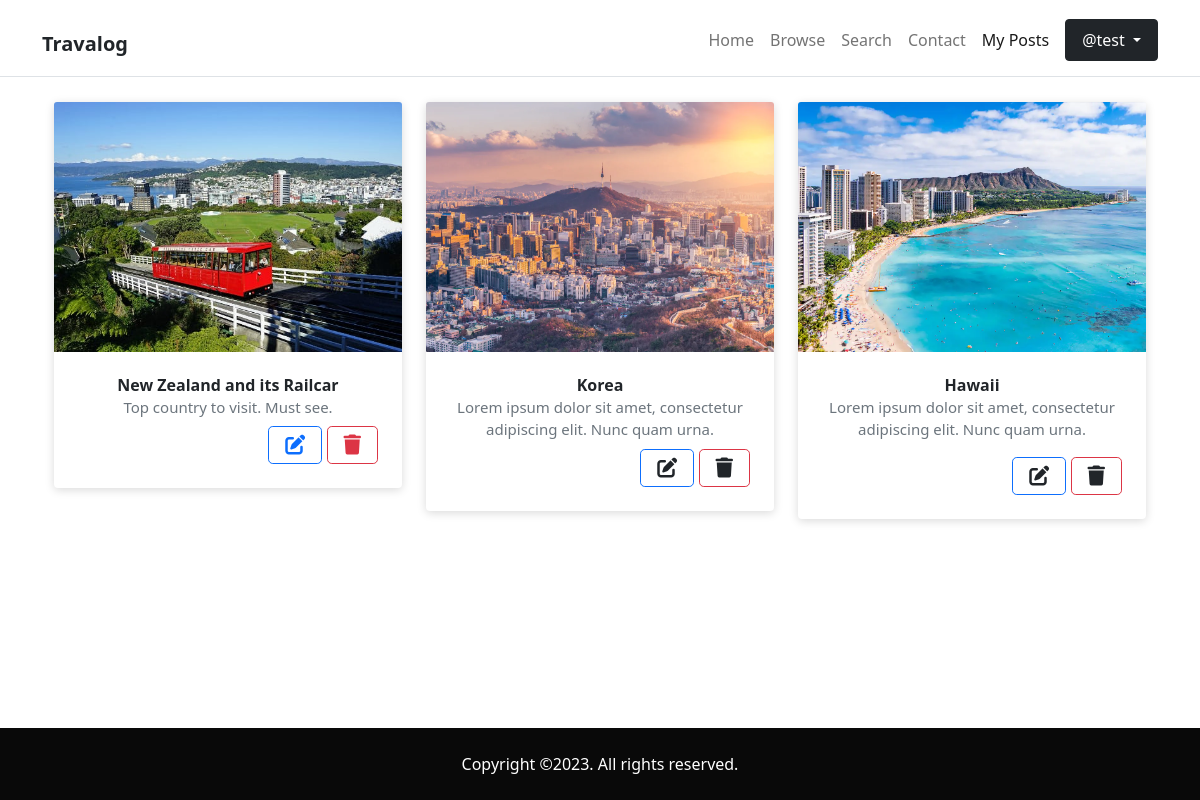
/my_posts.php (signed in), run on an earlier commit of the app's database.
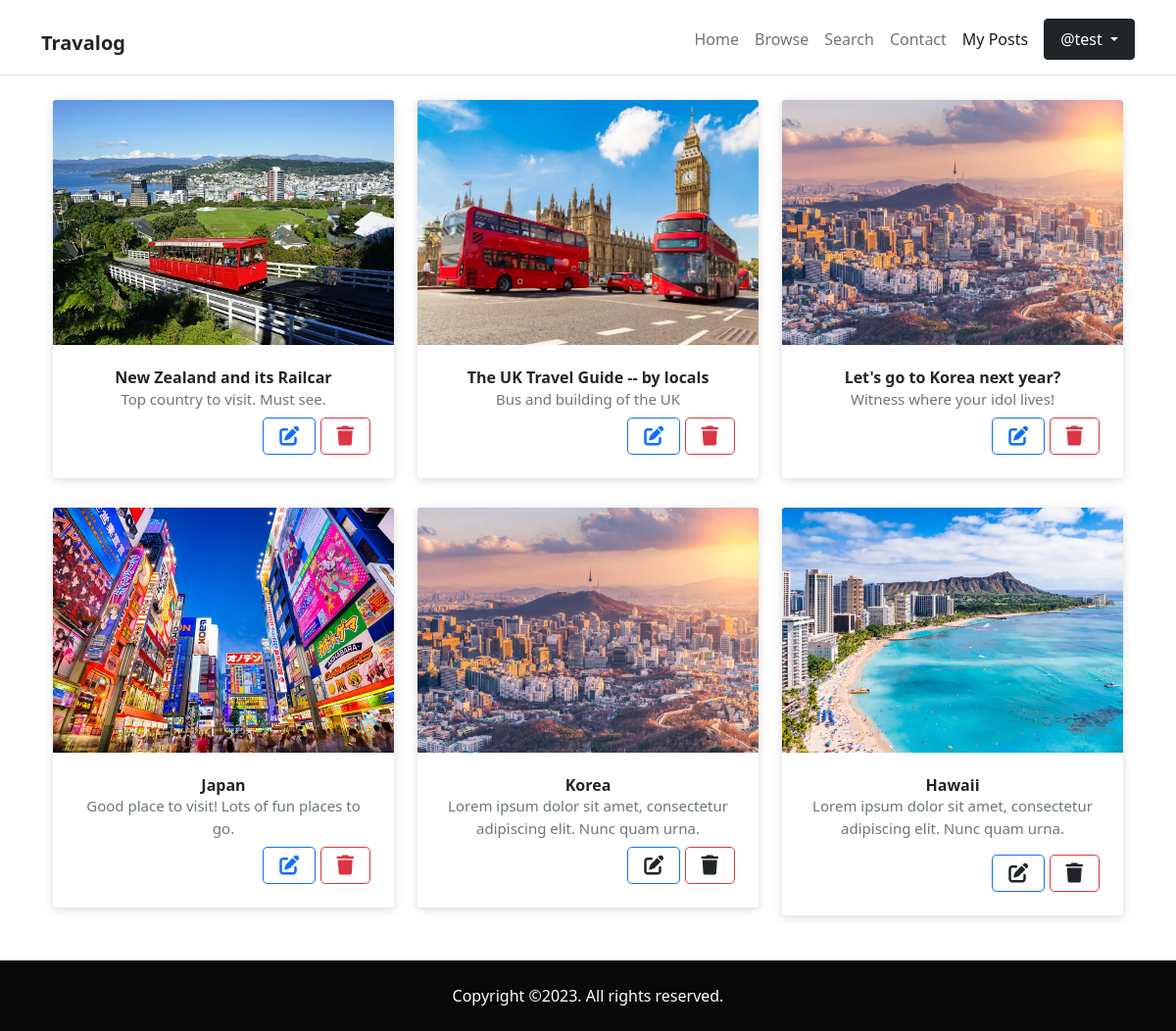
And on a later commit of the database.
### tables this page shows
CREATE TABLE `posts` (
  `postid` int(128) NOT NULL,
  `userid` int(128) NOT NULL,
  `title` varchar(255) NOT NULL,
  `caption` mediumtext NOT NULL,
  `content` longtext NOT NULL,
  `location` text NOT NULL,
  `continent` varchar(20) NOT NULL,
  `image` text NOT NULL,
  `tag` text NOT NULL,
  `createdtime` bigint(20) NOT NULL,
  `viewcount` int(11) NOT NULL
);

### helper_list_post.php (the view, shortened to what this page needs)
<?php
function buildHTMLPostPreview($posts, $edit=false){
    foreach ($posts as $post) {
        $output = "";
        $title = htmlentities($post->title);
        $output .= <<< HEADERPOST
        <div class="col-md-6 col-lg-4">
            <div class="card border-0 transform-on-hover">
                <picture>
                    <img src="$post->image" alt="Card Image" class="card-img-top">
                </picture>
                <div class="card-body">
                    <h6>$title</h6>
        HEADERPOST;
        $caption = htmlentities($post->caption);
        $output .= '<p class="text-muted card-text mb-2">'.$caption.'</p>';
        if ($edit){
            $output .= <<< BUTTONSACTION
                    <div class="float-end">
                        <button onclick="window.location.href='edit_post.php?id=$post->postid';" class="fa fa-edit btn btn-lg btn-outline-primary stretched-link"></button>
                        <button class="fa fa-trash btn btn-lg btn-outline-danger" style="position: relative; z-index: 1000;"
                        data-bs-toggle="modal" data-bs-target="#deleteModal" data-bs-postid="$post->postid" aria-hidden="true"></button>
                    </div>
            BUTTONSACTION;
        } else {
            $output .= '<a href="post.php?id=' . $post->postid . '" class="btn btn-outline-primary btn-rounded px-3 py-1 stretched-link"><small>View post</small></a>';
        }
        $output .= <<< ENDPOST
                </div>
            </div>
        </div>
        ENDPOST;
        echo $output;
    }
}
function listMyPostPreview($conn){
    $userid = $_SESSION["userid"];
    $stmt = $conn->prepare("SELECT posts.postid, title, caption, image, AVG(ratings.rating) AS avg_rating FROM posts
    LEFT JOIN ratings ON posts.postid=ratings.postid
    WHERE posts.userid=?
    GROUP BY posts.postid");
    $stmt->bind_param("s", $userid);
    if (!$stmt->execute()){
        return null;
    }
    $result = $stmt->get_result();
    if ($result->num_rows){
        while($row = $result->fetch_object()){
            $resultarr[] = $row;
        }
        return $resultarr;
    } else {
        return null;
    }
}

### my_posts.php (shortened to what this page needs)
<!DOCTYPE html>
<html lang="en">
<?php
require_once("init_check_logged_in.php");
include_once("helper_list_post.php");
?>
<head>
    <link href="https://cdn.jsdelivr.net/npm/bootstrap@5.1.3/dist/css/bootstrap.min.css" rel="stylesheet"
>
    <link rel="stylesheet" href="https://d19m59y37dris4.cloudfront.net/blog/2-0/css/style.default.622904dd.css"
        id="theme-stylesheet">
    <link rel="stylesheet" href="css/cards-gallery.css">
    <link rel="stylesheet" href="css/main.css">
</head>
<body>
    <nav class="navbar navbar-expand-lg navbar-light bg-white border-bottom py-2 fixed-top">
        <div class="container pt-1">
            <h1>
                <a class="navbar-brand text-md fw-bold text-dark" href="index.php">Travalog</a>
            </h1>
            <div class="collapse navbar-collapse" id="navbarSupportedContent">
                <ul class="navbar-nav ms-auto mb-2 mb-lg-0 align-items-lg-center">
                    <li class="nav-item"><a class="nav-link " href="index.php">Home</a>
                    </li>
                    <li class="nav-item"><a class="nav-link " href="browse.php">Browse</a>
                    </li>
                    <li class="nav-item"><a class="nav-link " href="search.php">Search</a>
                    </li>
                    <li class="nav-item"><a class="nav-link " href="contact.php">Contact</a>
                    </li>
                    <li class="nav-item"><a class="nav-link active" href="my_posts.php">My Posts</a></li>
                    <li class="nav-item dropdown">
                        <a class="btn btn-style btn-dark ms-2 px-3 py-2 dropdown-toggle " href="#" id="navbarUserMenuLink" role="button" data-bs-toggle="dropdown" aria-expanded="false">
                            @<?php echo $_SESSION["username"]; ?>
                        </a>
                    </li>
                </ul>
            </div>
        </div>
    </nav>
    <section>
        <div class="container">
            <div class="container section-title ">
                <a href="add_post.php" class="btn btn-iconed btn-lg btn-rounded btn-info d-block float-end">
                    <span class="spn">Add Post</span>
                </a>
                <h2>My Posts</h2>
                <p>
                </p>
            </div>
            <section class="gallery-block cards-gallery">
                <div class="container">
                    <div class="row">
                        <?php buildHTMLPostPreview(listMyPostPreview($conn), true); ?>
                        <div class="col-md-6 col-lg-4">
                            <div class="card border-0 transform-on-hover">
                                <picture>
                                    <img src="image/korea.jpg" alt="Card Image" class="card-img-top">
                                </picture>
                                <div class="card-body">
                                    <h6>Korea</h6>
                                    <p class="text-muted card-text mb-2">Lorem ipsum dolor sit amet, consectetur adipiscing elit.
                                        Nunc quam urna.
                                    </p>
                                    <div class="float-end">
                                        <a href="edit_post.php" class="fa fa-edit btn btn-lg btn-outline-primary stretched-link"></a>
                                        <a href="#" class="fa fa-trash btn btn-lg btn-outline-danger" style="position: relative; z-index: 1000;" data-bs-toggle="modal" data-bs-target="#deleteModal" data-bs-postid="123" aria-hidden="true"></a>
                                    </div>
                                </div>
                            </div>
                        </div>
                        <div class="col-md-6 col-lg-4">
                            <div class="card border-0 transform-on-hover">
                                <picture>
                                    <img src="image/hawaii.jpg" alt="Card Image" class="card-img-top">
                                </picture>
                                <div class="card-body">
                                    <h6>Hawaii</h6>
                                    <p class="text-muted card-text">Lorem ipsum dolor sit amet, consectetur adipiscing elit.
                                        Nunc quam urna.
                                    </p>
                                    <div class="float-end">
                                        <a href="edit_post.php" class="fa fa-edit btn btn-lg btn-outline-primary stretched-link"></a>
                                        <a href="#" class="fa fa-trash btn btn-lg btn-outline-danger" style="position: relative; z-index: 1000;" data-bs-toggle="modal" data-bs-target="#deleteModal" data-bs-postid="124" aria-hidden="true"></a>
                                    </div>
                                </div>
                            </div>
                        </div>
                    </div>
                </div>
            </section>
        </div>
    </section>
    <footer>
        <div class="copyrights text-white py-4" style="background: #090909">
            <div class="container">
                <div class="row text-center gy-2">
                    <div class="col-md-12">
                        <p class="mb-0 fw-light text-sm">Copyright &copy;2023. All rights reserved.</p>
                    </div>
                </div>
            </div>
        </div>
    </footer>
    <link rel="stylesheet" href="https://use.fontawesome.com/releases/v6.4.0/css/all.css">
    <link rel="stylesheet" href="https://cdn.jsdelivr.net/npm/notyf@3/notyf.min.css">
</body>

### css/cards-gallery.css (style rules this page uses)
.gallery-block { padding: 1rem 0; }
.gallery-block.cards-gallery h6 { font-weight: bold; margin-bottom: 0; padding-bottom: 0; }
.gallery-block.cards-gallery .card { transition: 0.4s ease; }
.gallery-block.cards-gallery .card picture, .gallery-block.cards-gallery .card img { object-fit: cover; height: 250px; }
.gallery-block.cards-gallery .card-body { text-align: center; padding: 1.5rem 1.5rem; }
.gallery-block.cards-gallery .card-body p { font-size: 15px; }
.gallery-block.cards-gallery a { color: #212529; }
.gallery-block.cards-gallery .card { margin-bottom: 30px; box-shadow: 0px 2px 10px rgba(0, 0, 0, 0.15); }

### css/main.css (style rules this page uses)
.btn-rounded { border-radius: 5rem; }
.btn-iconed { transition: .15s ease-in-out; padding-left: 1.3rem; padding-right: 1.5rem; }
.btn-iconed [class=spn] { position: relative; left: -9px; -webkit-transform-origin: left right; transform-origin: left right; -webkit-transform: translateX(-9px); transform: translateX(-9px); transition: .20s ease-in-out; }
body { min-height: 100vh; display: grid; grid-template-rows: 1fr auto; }

What changed in the data, as far as the page shows it:
added posts: shows a picture, title "The UK Travel Guide -- by locals", caption "Bus and building of the UK"
added posts: shows a picture, title "Let's go to Korea next year?", caption "Witness where your idol lives!"
added posts: shows a picture, title "Japan", caption "Good place to visit! Lots of fun places to go."
